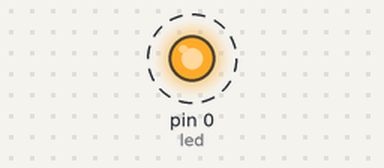
Bench run of a sketch on a simulated Arduino Uno, built with avr-gcc and run on an emulated ATmega328P. Parts: output pins drawn as LEDs (lit = HIGH). Dashed ring = blinking.

Above: at 0.5 s.
Timing chart, 0 to 4.6 s (numbered marks = the images above):
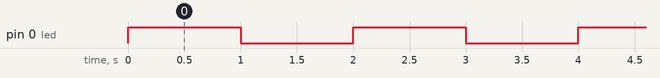

The sketch:

attiny_x5_blink.ino
```cpp
// Trivial program to test the ATtinyX5.
//
// Toggles LED on and off for a fixed period of time.
//  Typical blink sketch.


#define led 0

void setup() {
  // Initialize ATtinyX5 digital physical pin 5
  //	(programming pin 0) as an output.
  pinMode(led, OUTPUT);
}

void loop() {
  // Toggle LED on
  digitalWrite(led, HIGH);
  delay(1000);

  // Toggle LED off
  digitalWrite(led, LOW);
  delay(1000);
}
```

Measured:
- by itself, pin 0 (led): alternates HIGH for 1.0 s and LOW for 1.0 s
